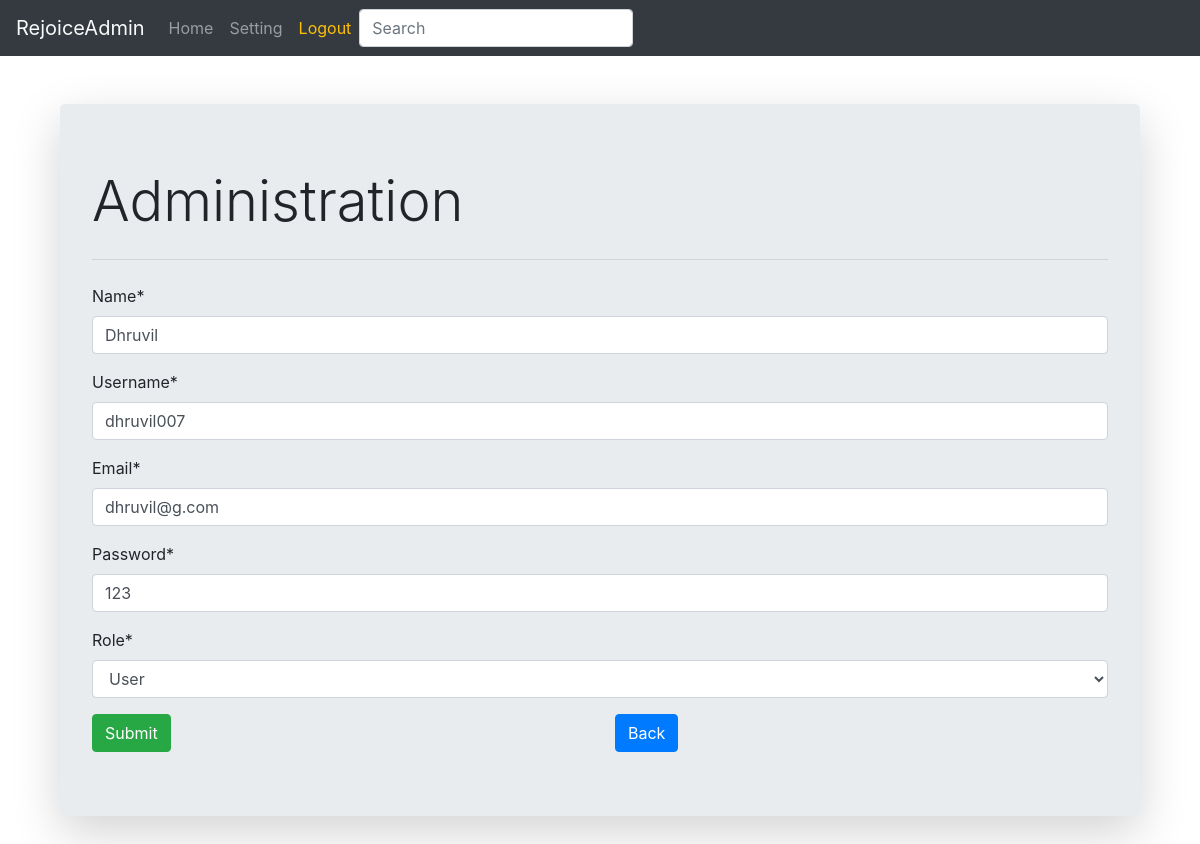
The app's page /10/ (signed in) with its own data.
### adminapp/models.py (models this page shows, shortened)
class Person(models.Model):
    name = models.CharField(max_length=50)
    username = models.CharField(max_length=50)
    email= models.EmailField(max_length=50)
    password = models.CharField(max_length=50)
    role= models.ForeignKey(Role,on_delete=models.CASCADE)

### adminapp/views.py (the view, shortened to what this page needs)
# urls.py: path('<int:id>/', views.user_form, name ='update'),
def user_form(request,id=0):
    if 'user' in request.session:
        if request.method == 'GET':
            if id == 0:
                form = UsrForm()  # to get empty list to add user GET
            else:
                user = Person.objects.get(pk=id)
                form = UsrForm(instance=user)   # to get list to update user GET
            return render(request, "form.html", {'form':form})
    else:
            return redirect('login')

### adminapp/forms.py
class UsrForm(forms.ModelForm):
    class Meta:
        model = Person
        fields = ('name','username','email','password', 'role')
        labels = {
            'name':'Name',
            'username':'Username',
            'email':'Email',
            'password':'Password',
            'role':'Role',
        }
    def __init__(self, *args, **kwargs):
        super(UsrForm,self).__init__(*args, **kwargs)
        self.fields['role'].empty_label = "Select"

### adminapp/models.py (called while the page is built)
    def __str__(self):
        return self.title

### adminapp/templates/form.html (shortened to what this page needs)
{% extends "main.html" %}
{% load crispy_forms_tags %}
{% block content %}
{% include 'nav.html'%}
<div class="container">
    <div class="col-md-12 offset mt-5 ">
        <div class="jumbotron shadow-lg">
            <h1 class="display-4">Administration </h1>
            <hr class="my-4">
                <form action="" method="post" autocomplete="off">
                {{form.name|as_crispy_field}}
                {{form.username|as_crispy_field}}
                {{form.email|as_crispy_field}}
                {{form.password|as_crispy_field}}
                {{form.role|as_crispy_field}}
                <div class="row">
                    <div class="col-md-6">
                        <button type="submit" class="btn btn-success">Submit</button>
                    </div>
                    <div class="col-md-6">
                        <a href="{% url 'list' %}" class="btn btn-primary"> Back </a>
                    </div>
                </div>
                </form>
            </div>
        </div>
    </div>
{% endblock content %}

### records on screen
Person: name "Dhruvil", username "dhruvil007", email "dhruvil@g.com", password "123", role "User"
